Frame 1 (no input): blank canvas, image omitted
Frame 60 (the mouse pressed at the canvas centre just before this capture): blank canvas, image omitted
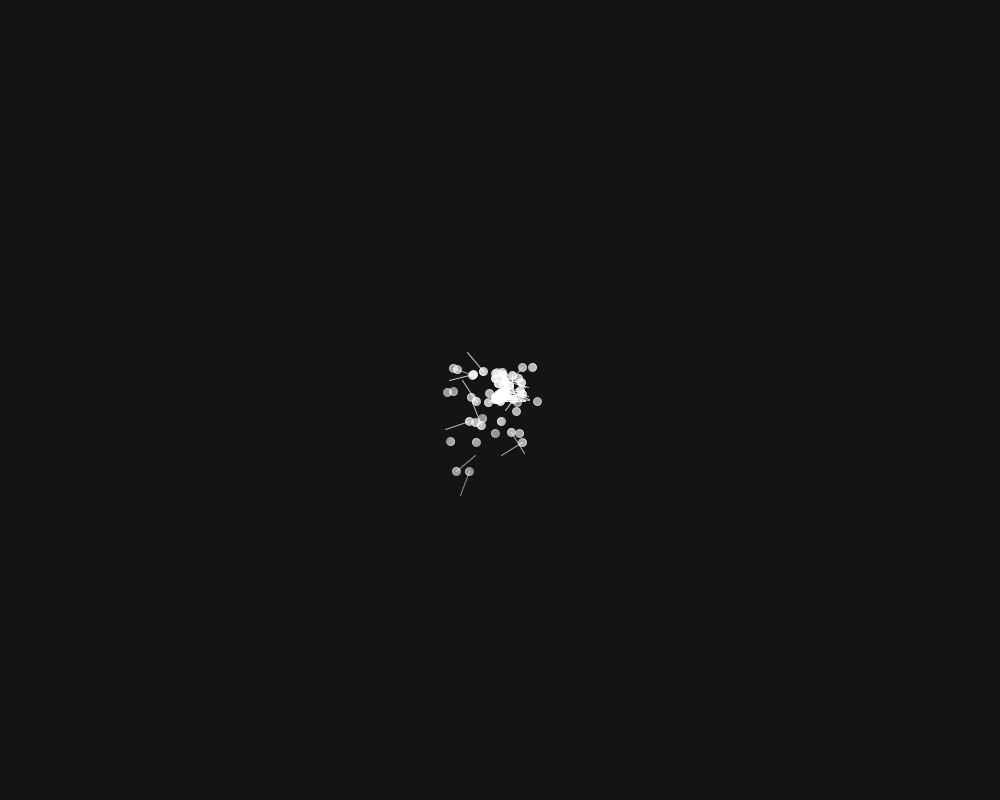
Frame 120 (the mouse held since frame 60 and released just before this capture)

The Processing sketch whose frames 1 and 60 were blank and that drew this single picture after the mouse press (run headless with seeded random() and noise(); from frame 60 on, the mouse is pressed at the canvas centre):

// Processing sketch: processing_109446
// ── processing_109446.pde

/**
 * Multiple Particle Systems
 * by Daniel Shiffman.
 *
 * Click the mouse to generate a burst of particles
 * at mouse location.
 *
 * Each burst is one instance of a particle system
 * with Particles and CrazyParticles (a subclass of Particle)
 * Note use of Inheritance and Polymorphism here.
 */

ArrayList<ParticleSystem> systems;

void setup() {
  size(1000 , 800);
  systems = new ArrayList<ParticleSystem>();
}

void draw() {
  background(20);
  for (ParticleSystem ps: systems) {
    ps.run();
    ps.addParticle();
  }
  if (systems.isEmpty()) {
    fill(500);
    textAlign(CENTER);
    text("click mouse to add particle systems", width/2, height/2);
  }
}

void mousePressed() {
  systems.add(new ParticleSystem(1, new PVector(mouseX, mouseY)));
}
// A subclass of Particle

class CrazyParticle extends Particle {

  // Just adding one new variable to a CrazyParticle
  // It inherits all other fields from "Particle", and we don't have to retype them!
  float theta;

  // The CrazyParticle constructor can call the parent class (super class) constructor
  CrazyParticle(PVector l) {
    // "super" means do everything from the constructor in Particle
    super(l);
    // One more line of code to deal with the new variable, theta
    theta = 0.0;
  }

  // Notice we don't have the method run() here; it is inherited from Particle

  // This update() method overrides the parent class update() method
  void update() {
    super.update();
    // Increment rotation based on horizontal velocity
    float theta_vel = (velocity.x * velocity.mag()) / 10.0f;
    theta += theta_vel;
  }

  // This display() method overrides the parent class display() method
  void display() {
    // Render the ellipse just like in a regular particle
    super.display();
    // Then add a rotating line
    pushMatrix();
    translate(location.x,location.y);
    rotate(theta);
    stroke(255,lifespan);
    line(0,0,25,0);
    popMatrix();
  }

}
// A simple Particle class

class Particle {
  PVector location;
  PVector velocity;
  PVector acceleration;
  float lifespan;

  Particle(PVector l) {
    acceleration = new PVector(0,0.05);
    velocity = new PVector(random(-1,1),random(-2,0));
    location = l.get();
    lifespan = 255.0;
  }

  void run() {
    update();
    display();
  }

  // Method to update location
  void update() {
    velocity.add(acceleration);
    location.add(velocity);
    lifespan -= 2.0;
  }

  // Method to display
  void display() {
    stroke(255,lifespan);
    fill(255,lifespan);
    ellipse(location.x,location.y,8,8);
  }

  // Is the particle still useful?
  boolean isDead() {
    return (lifespan < 0.0);
  }

}
// An ArrayList is used to manage the list of Particles

class ParticleSystem {

  ArrayList<Particle> particles;    // An arraylist for all the particles
  PVector origin;                   // An origin point for where particles are birthed

  ParticleSystem(int num, PVector v) {
    particles = new ArrayList<Particle>();   // Initialize the arraylist
    origin = v.get();                        // Store the origin point
    for (int i = 0; i < num; i++) {
      particles.add(new Particle(origin));    // Add "num" amount of particles to the arraylist
    }
  }


  void run() {
    // Cycle through the ArrayList backwards, because we are deleting while iterating
    for (int i = particles.size()-1; i >= 0; i--) {
      Particle p = particles.get(i);
      p.run();
      if (p.isDead()) {
        particles.remove(i);
      }
    }
  }

  void addParticle() {
    Particle p;
    // Add either a Particle or CrazyParticle to the system
    if (int(random(0, 2)) == 0) {
      p = new Particle(origin);
    } 
    else {
      p = new CrazyParticle(origin);
    }
    particles.add(p);
  }

  void addParticle(Particle p) {
    particles.add(p);
  }

  // A method to test if the particle system still has particles
  boolean dead() {
    return particles.isEmpty();
  }
}
